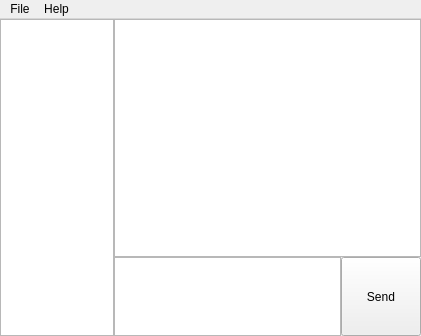
<?xml version="1.0" encoding="UTF-8"?>
<ui version="4.0">
 <class>Chat</class>
 <widget class="QMainWindow" name="Chat">
  <property name="geometry">
   <rect>
    <x>0</x>
    <y>0</y>
    <width>421</width>
    <height>336</height>
   </rect>
  </property>
  <property name="windowTitle">
   <string>Chat</string>
  </property>
  <widget class="QWidget" name="centralWidget">
   <layout class="QGridLayout" name="gridLayout" rowstretch="3,1" columnstretch="5,10,2">
    <property name="leftMargin">
     <number>0</number>
    </property>
    <property name="topMargin">
     <number>0</number>
    </property>
    <property name="rightMargin">
     <number>0</number>
    </property>
    <property name="bottomMargin">
     <number>0</number>
    </property>
    <property name="spacing">
     <number>0</number>
    </property>
    <item row="1" column="2">
     <widget class="QPushButton" name="buttonSend">
      <property name="sizePolicy">
       <sizepolicy hsizetype="Minimum" vsizetype="Expanding">
        <horstretch>0</horstretch>
        <verstretch>0</verstretch>
       </sizepolicy>
      </property>
      <property name="text">
       <string>Send</string>
      </property>
     </widget>
    </item>
    <item row="0" column="1" colspan="2">
     <widget class="QTextBrowser" name="messageArea"/>
    </item>
    <item row="1" column="1">
     <widget class="QTextEdit" name="messageEdit"/>
    </item>
    <item row="0" column="0" rowspan="2">
     <widget class="QListView" name="listView"/>
    </item>
   </layout>
  </widget>
  <widget class="QMenuBar" name="menuBar">
   <property name="geometry">
    <rect>
     <x>0</x>
     <y>0</y>
     <width>421</width>
     <height>20</height>
    </rect>
   </property>
   <widget class="QMenu" name="menuFile">
    <property name="title">
     <string>File</string>
    </property>
    <addaction name="actionScan"/>
    <addaction name="actionQuit"/>
   </widget>
   <widget class="QMenu" name="menuHelp">
    <property name="title">
     <string>Help</string>
    </property>
    <addaction name="actionAbout"/>
    <addaction name="actionInfo"/>
   </widget>
   <addaction name="menuFile"/>
   <addaction name="menuHelp"/>
  </widget>
  <action name="actionScan">
   <property name="text">
    <string>Scan</string>
   </property>
  </action>
  <action name="actionQuit">
   <property name="checkable">
    <bool>false</bool>
   </property>
   <property name="text">
    <string>Quit</string>
   </property>
  </action>
  <action name="actionAbout">
   <property name="text">
    <string>About</string>
   </property>
  </action>
  <action name="actionInfo">
   <property name="text">
    <string>Info</string>
   </property>
  </action>
 </widget>
 <layoutdefault spacing="6" margin="11"/>
 <resources/>
 <connections/>
</ui>
